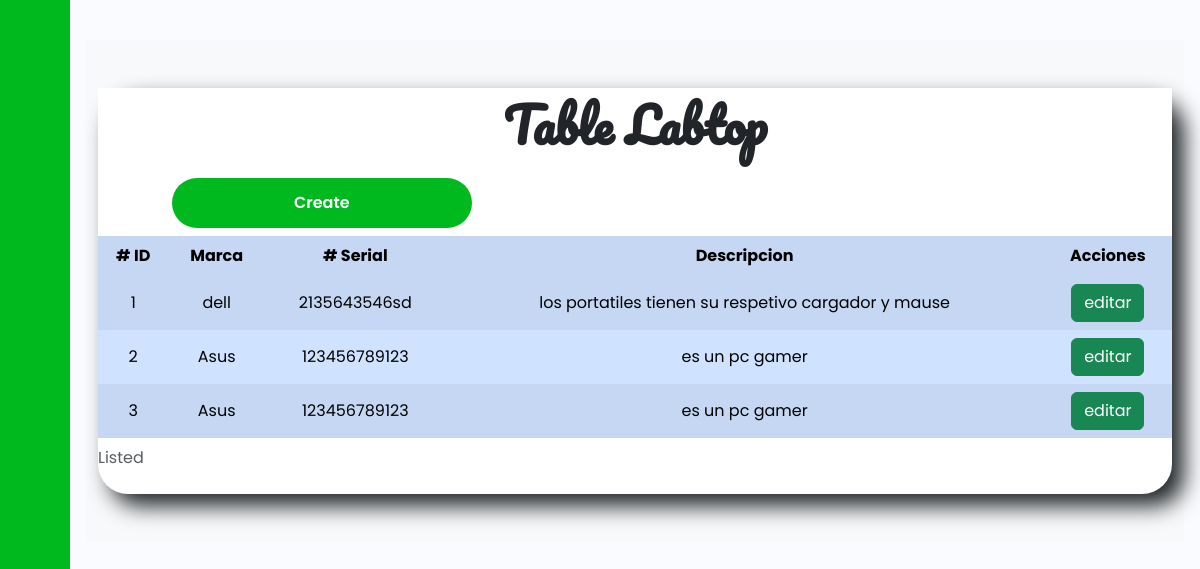
/cumpu/, run on an earlier commit of the app's database.
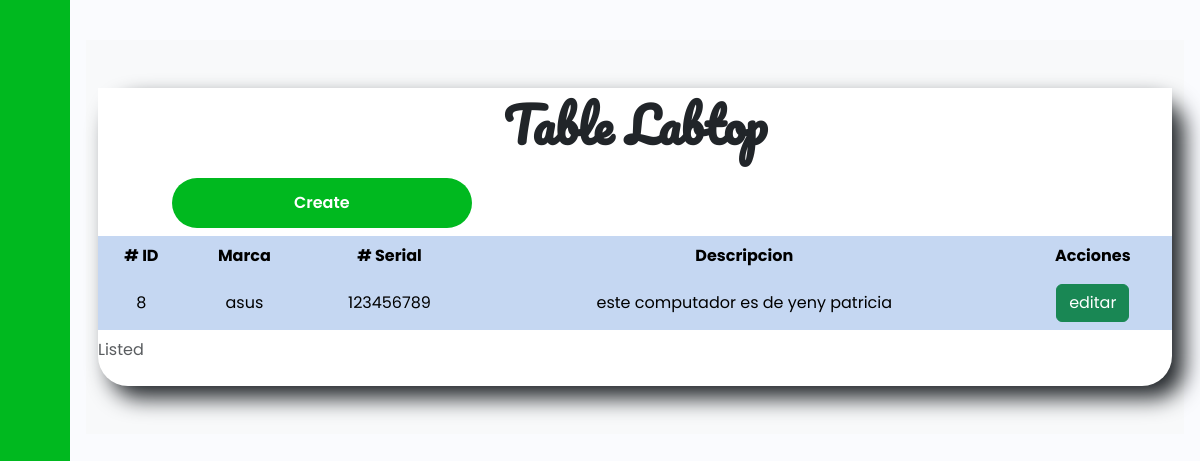
And on a later commit of the database.
### tasks/models.py (models this page shows)
class Compus(models.Model):
    marca = models.CharField(max_length=50)
    serial= models.CharField(max_length=20)
    descricion=models.TextField(blank=True)
    hora_inicio = models.DateTimeField(null=True, blank=True)
    hora_fin = models.DateTimeField(null=True, blank=True)

### tasks/views.py (the view)
# urls.py: path('cumpu/',views.cumpu,name='cumpu'),
def cumpu(request):
    compus=Compus.objects.all()
    return render(request,'Computador/compus.html',{'compus':compus})

### tasks/templates/Computador/compus.html (shortened to what this page needs)
{% extends 'base.html' %}
{% block extra_css %}
{% load static %}
<link rel="stylesheet" href="https://cdnjs.cloudflare.com/ajax/libs/animate.css/4.1.1/animate.min.css"/>
<link rel="stylesheet" href="{% static 'css/table_compu.css' %}">
{% endblock %}
{% block content %}
<section class="table py-5 bg-light">
    <div class="container">
        <div class="row g-0">
            <h1 class="animate__animated animate__pulse">Table Labtop</h1>
            <div class="col-lg-5 ">
                <button class="btn1 ">
                    <a href="{% url 'create_compus' %}" class="text-white">Create</a>
                </button>
            </div>
            <table
            class="table table-striped table-hover table-borderless table-primary align-middle"
            id="table"
        >
            <thead class="table-light">
                <caption>
                    Listed
                </caption>
                <tr>
                    <th># ID</th>
                    <th>Marca</th>
                    <th># Serial</th>
                    <th>Descripcion</th>
                    <th>Acciones</th>
                </tr>
            </thead>
            <tbody class="table-group-divider">
                {% for compu in compus %}
                <tr
                    class="table-primary"
                >
                    <td scope="row">{{compu.id}}</td>
                    <td>{{compu.marca}}</td>
                    <td>{{compu.serial}}</td>
                    <td>{{compu.descricion}}</td>
                    <td>
                        <a class="btn btn-success" href="{% url 'compus_detail' compu.id %}" role="button">editar</a>
                </tr>
                {% endfor%}
            </tbody>
        </table>
        </div>
    </div>
</section>
{% endblock %}
{% block js %}
{% load static %}
{% endblock %}

What changed in the data, as far as the page shows it:
removed Compus: id "1", marca "dell", serial "2135643546sd", descricion "los portatiles tienen su respetivo cargador y mause"
removed Compus: id "2", marca "Asus", serial "123456789123", descricion "es un pc gamer"
removed Compus: id "3", marca "Asus", serial "123456789123", descricion "es un pc gamer"
added Compus: id "8", marca "asus", serial "123456789", descricion "este computador es de yeny patricia"
